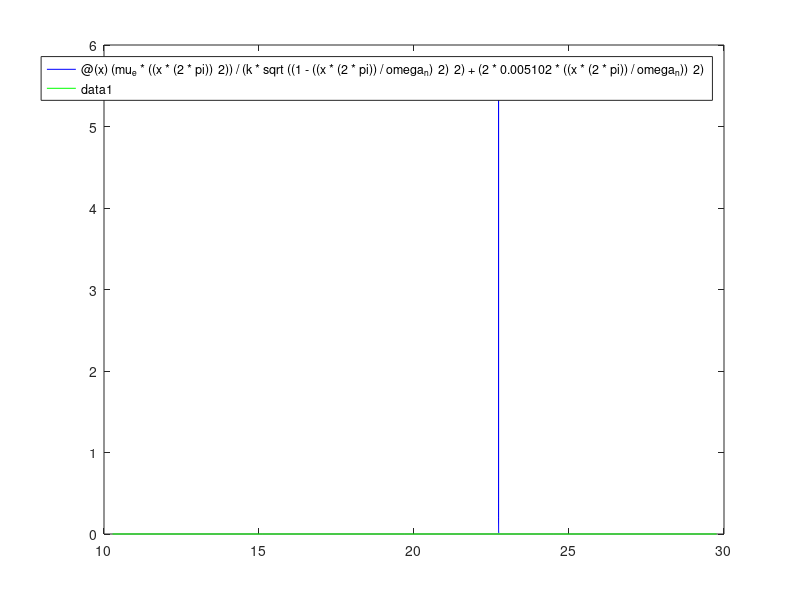

Here is the MATLAB script that generated this plot: (Note: this script raises an error after producing the figure.)
clear
clc
close all

x = [10.27392904 15.10574579 19.68504731 22.42152397 24.50979757 29.7619107];
y = [2.08E-06 6.08E-06 2.41E-05 2.96E-04 5.63E-05 1.96E-05];

mu_e = 0.008097;
k = 20392411;
omega_n = 142.802;

fplot(@(x) (mu_e*((x*(2*pi))^2))/(k*sqrt((1-((x*(2*pi))/omega_n)^2)^2)+(2*0.005102*((x*(2*pi))/omega_n))^2),[10 30], 'b')
hold on
%plot (x, y,'r')
y = [100E-6 100E-6 100E-6 100E-6 100E-6 100E-6];
plot (x, y, 'g')
hold off

syms x
eqn = 100E-6 == (mu_e*((x*(2*pi))^2))/(k*sqrt((1-((x*(2*pi))/omega_n)^2)^2)+(2*0.005102*((x*(2*pi))/omega_n))^2)
S = vpasolve(eqn,x,[0 23])
S2 = vpasolve(eqn,x,[23 30])